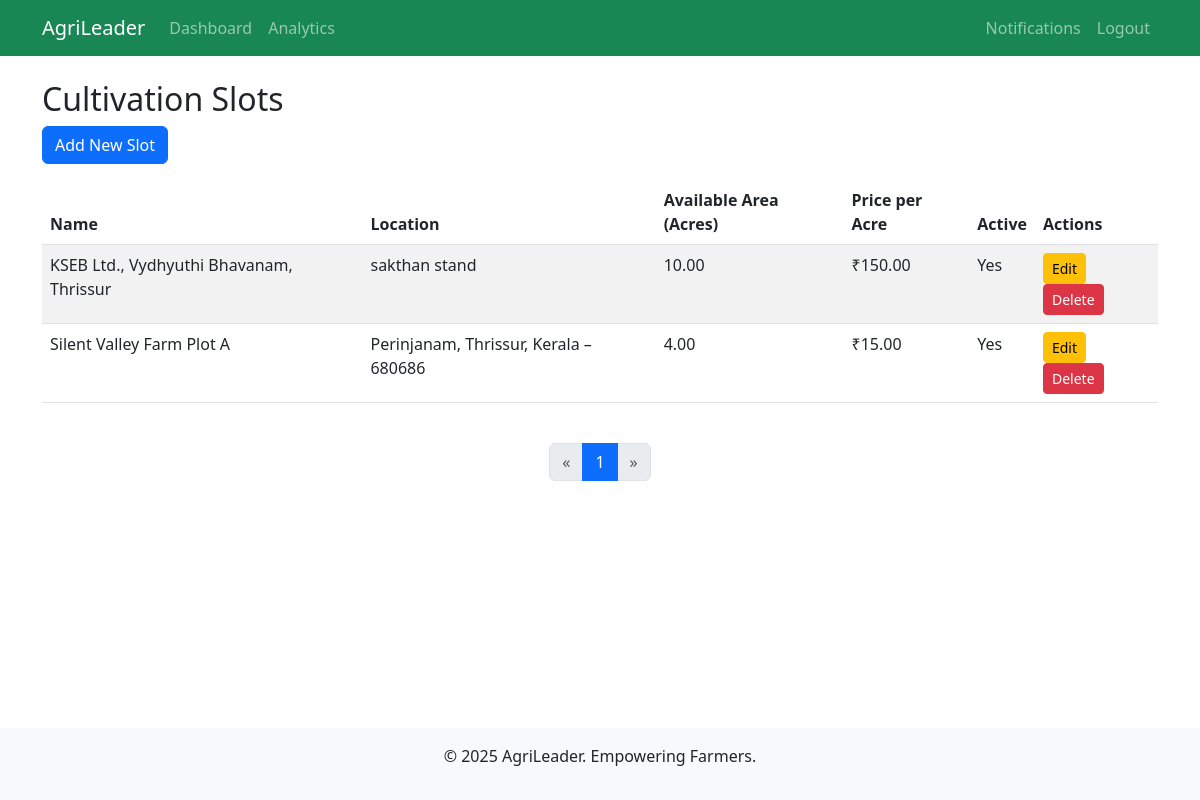
/adminpanel/cultivation-slots/ (signed in), run on the app's committed database.
### adminpanel/models.py (models this page shows, shortened)
class CultivationSlot(models.Model):
    name = models.CharField(max_length=100)
    location = models.CharField(max_length=200)
    available_area_acres = models.DecimalField(max_digits=5, decimal_places=2, default=0, validators=[MinValueValidator(0)])
    price_per_acre = models.DecimalField(max_digits=10, decimal_places=2, validators=[MinValueValidator(0)])
    crop_guidance = models.TextField(blank=True)  # Sowing/harvesting reminders
    is_active = models.BooleanField(default=True)
    created_by = models.ForeignKey(CustomUser, on_delete=models.SET_NULL, null=True, limit_choices_to={'role': 'admin'})
    created_at = models.DateTimeField(auto_now_add=True)

### adminpanel/views.py (the view)
    def wrapper(request, *args, **kwargs):
        if not request.user.is_authenticated or request.user.role != 'admin':
            messages.warning(request, 'No permission to access this page.')
            return redirect('accounts:home')
        return view_func(request, *args, **kwargs)

### adminpanel/views.py (called while the page is built)
def admin_required(view_func):
    def wrapper(request, *args, **kwargs):
        if not request.user.is_authenticated or request.user.role != 'admin':
            messages.warning(request, 'No permission to access this page.')
            return redirect('accounts:home')
        return view_func(request, *args, **kwargs)
    return wrapper

@login_required
@admin_required
def cultivation_slots(request):
    slots_qs = CultivationSlot.objects.all().order_by('-created_at')
    page_obj, slots = paginate_queryset(request, slots_qs)
    return render(request, 'adminpanel/cultivation_slots.html', {
        'slots': slots,
        'page_obj': page_obj,  # required for pagination controls in template
    })

### utils/pagination.py (called while the page is built)
def paginate_queryset(request, queryset):
    paginator = Paginator(queryset, DEFAULT_PER_PAGE)
    page_number = request.GET.get('page')
    try:
        page_obj = paginator.page(page_number)
    except PageNotAnInteger:
        page_obj = paginator.page(1)
    except EmptyPage:
        page_obj = paginator.page(paginator.num_pages)
    return page_obj, page_obj.object_list

### adminpanel/templates/adminpanel/cultivation_slots.html (shortened to what this page needs)
{% extends 'accounts/base.html' %}
{% block content %}
<h2>Cultivation Slots</h2>
<a href="{% url 'adminpanel:add_cultivation_slot' %}" class="btn btn-primary mb-3">Add New Slot</a>
<div class="table-responsive">
    <table class="table table-striped">
        <thead>
            <tr>
                <th>Name</th>
                <th>Location</th>
                <th>Available Area (Acres)</th>
                <th>Price per Acre</th>
                <th>Active</th>
                <th>Actions</th>
            </tr>
        </thead>
        <tbody>
            {% for slot in slots %}
            <tr>
                <td>{{ slot.name }}</td>
                <td>{{ slot.location }}</td>
                <td>{{ slot.available_area_acres }}</td>
                <td>₹{{ slot.price_per_acre }}</td>
                <td>{{ slot.is_active|yesno:"Yes,No" }}</td>
                <td>
                    <a href="{% url 'adminpanel:edit_cultivation_slot' slot.id %}" class="btn btn-sm btn-warning">Edit</a>
                    <a href="{% url 'adminpanel:delete_cultivation_slot' slot.id %}" class="btn btn-sm btn-danger" onclick="return confirm('Delete?')">Delete</a>
                </td>
            </tr>
            {% endfor %}
        </tbody>
    </table>
</div>
{% include 'partials/pagination.html' %}
{% endblock %}

### data on the page
CultivationSlot: name "KSEB Ltd., Vydhyuthi Bhavanam, Thrissur", location "sakthan stand", available_area_acres "10.00", price_per_acre "150.00", is_active "Yes"
CultivationSlot: name "Silent Valley Farm Plot A", location "Perinjanam, Thrissur, Kerala – 680686", available_area_acres "4.00", price_per_acre "15.00", is_active "Yes"

### other printed values
{{ num }} "1"
